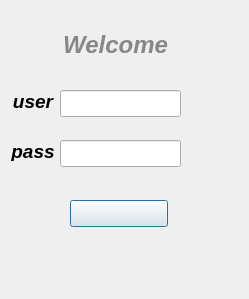
<?xml version="1.0" encoding="UTF-8"?>
<ui version="4.0">
 <class>mydialog</class>
 <widget class="QDialog" name="mydialog">
  <property name="geometry">
   <rect>
    <x>0</x>
    <y>0</y>
    <width>249</width>
    <height>299</height>
   </rect>
  </property>
  <property name="windowTitle">
   <string>Dialog</string>
  </property>
  <property name="styleSheet">
   <string notr="true"/>
  </property>
  <widget class="QLineEdit" name="lineEdit">
   <property name="geometry">
    <rect>
     <x>60</x>
     <y>90</y>
     <width>121</width>
     <height>27</height>
    </rect>
   </property>
   <property name="styleSheet">
    <string notr="true">border-image: url(:/new/prefix1/QtRes/username.jpg);</string>
   </property>
  </widget>
  <widget class="QLineEdit" name="lineEdit_2">
   <property name="geometry">
    <rect>
     <x>60</x>
     <y>140</y>
     <width>121</width>
     <height>27</height>
    </rect>
   </property>
   <property name="toolTip">
    <string>&lt;html&gt;&lt;head/&gt;&lt;body&gt;&lt;p&gt;password&lt;/p&gt;&lt;p&gt;&lt;br/&gt;&lt;/p&gt;&lt;/body&gt;&lt;/html&gt;</string>
   </property>
   <property name="whatsThis">
    <string>&lt;html&gt;&lt;head/&gt;&lt;body&gt;&lt;p&gt;&lt;br/&gt;&lt;/p&gt;&lt;/body&gt;&lt;/html&gt;</string>
   </property>
   <property name="styleSheet">
    <string notr="true">border-image: url(:/new/prefix1/QtRes/password.jpg);</string>
   </property>
  </widget>
  <widget class="QPushButton" name="pushButton">
   <property name="geometry">
    <rect>
     <x>70</x>
     <y>200</y>
     <width>98</width>
     <height>27</height>
    </rect>
   </property>
   <property name="focusPolicy">
    <enum>Qt::WheelFocus</enum>
   </property>
   <property name="styleSheet">
    <string notr="true">border-image: url(:/new/prefix1/QtRes/btn(1).jpg);</string>
   </property>
   <property name="text">
    <string/>
   </property>
  </widget>
  <widget class="QLabel" name="label">
   <property name="geometry">
    <rect>
     <x>-10</x>
     <y>0</y>
     <width>261</width>
     <height>301</height>
    </rect>
   </property>
   <property name="text">
    <string/>
   </property>
   <property name="pixmap">
    <pixmap>QtRes/back.jpg</pixmap>
   </property>
  </widget>
  <widget class="QLabel" name="label_2">
   <property name="geometry">
    <rect>
     <x>0</x>
     <y>90</y>
     <width>66</width>
     <height>21</height>
    </rect>
   </property>
   <property name="text">
    <string>&lt;html&gt;&lt;head/&gt;&lt;body&gt;&lt;p align=&quot;center&quot;&gt;&lt;span style=&quot; font-size:14pt; font-weight:600; font-style:italic;&quot;&gt;user&lt;/span&gt;&lt;/p&gt;&lt;/body&gt;&lt;/html&gt;</string>
   </property>
  </widget>
  <widget class="QLabel" name="label_3">
   <property name="geometry">
    <rect>
     <x>0</x>
     <y>140</y>
     <width>66</width>
     <height>21</height>
    </rect>
   </property>
   <property name="text">
    <string>&lt;html&gt;&lt;head/&gt;&lt;body&gt;&lt;p align=&quot;center&quot;&gt;&lt;span style=&quot; font-size:14pt; font-weight:600; font-style:italic;&quot;&gt;pass&lt;/span&gt;&lt;/p&gt;&lt;/body&gt;&lt;/html&gt;</string>
   </property>
  </widget>
  <widget class="QLabel" name="label_4">
   <property name="geometry">
    <rect>
     <x>60</x>
     <y>30</y>
     <width>111</width>
     <height>31</height>
    </rect>
   </property>
   <property name="styleSheet">
    <string notr="true">color: rgb(135, 135, 135);

</string>
   </property>
   <property name="text">
    <string>&lt;!DOCTYPE HTML PUBLIC &quot;-//W3C//DTD HTML 4.0//EN&quot; &quot;http://www.w3.org/TR/REC-html40/strict.dtd&quot;&gt;
&lt;html&gt;&lt;head&gt;&lt;meta name=&quot;qrichtext&quot; content=&quot;1&quot; /&gt;&lt;style type=&quot;text/css&quot;&gt;
p, li { white-space: pre-wrap; }
&lt;/style&gt;&lt;/head&gt;&lt;body style=&quot; font-family:'Ubuntu'; font-size:11pt; font-weight:400; font-style:normal;&quot;&gt;
&lt;p align=&quot;center&quot; style=&quot; margin-top:0px; margin-bottom:0px; margin-left:0px; margin-right:0px; -qt-block-indent:0; text-indent:0px;&quot;&gt;&lt;span style=&quot; font-size:18pt; font-weight:600; font-style:italic;&quot;&gt;Welcome&lt;/span&gt;&lt;/p&gt;&lt;/body&gt;&lt;/html&gt;</string>
   </property>
  </widget>
  <zorder>label</zorder>
  <zorder>lineEdit</zorder>
  <zorder>lineEdit_2</zorder>
  <zorder>pushButton</zorder>
  <zorder>label_2</zorder>
  <zorder>label_3</zorder>
  <zorder>label_4</zorder>
 </widget>
 <resources/>
 <connections/>
</ui>
